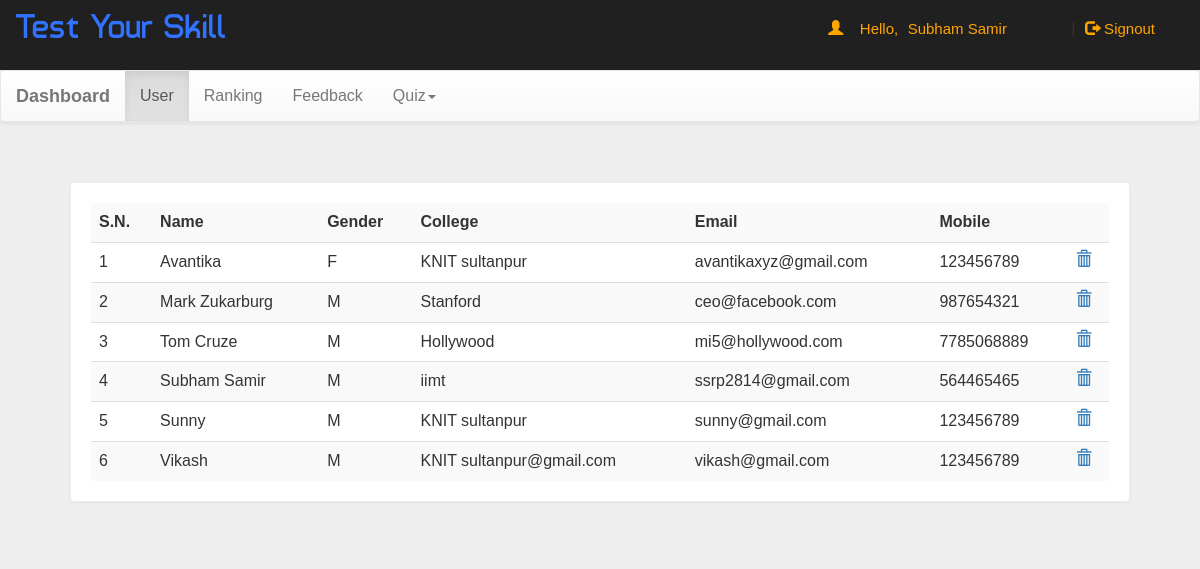
Before: /dash.php?q=1 (signed in) with the older database file.
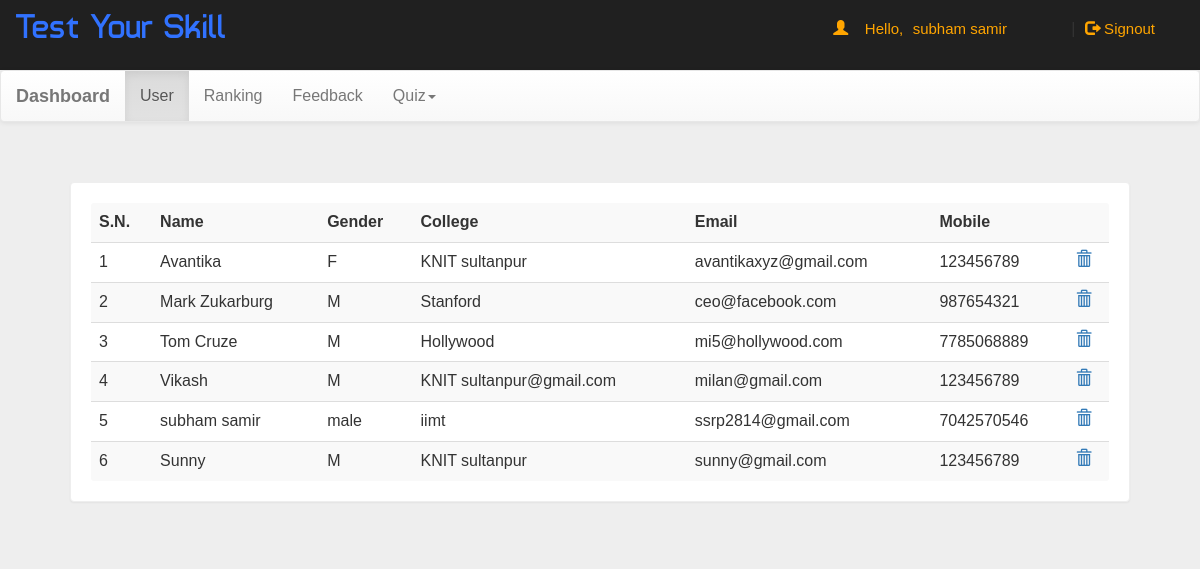
After: the same page with the newer database file.
### tables this page shows
CREATE TABLE `user` (
  `name` varchar(50) NOT NULL,
  `gender` varchar(5) NOT NULL,
  `college` varchar(100) NOT NULL,
  `email` varchar(50) NOT NULL,
  `mob` bigint(20) NOT NULL,
  `password` varchar(50) NOT NULL
);

### dash.php (the view, shortened to what this page needs)
<!DOCTYPE html PUBLIC "-//W3C//DTD XHTML 1.0 Transitional//EN" "http://www.w3.org/TR/xhtml1/DTD/xhtml1-transitional.dtd">
<html xmlns="http://www.w3.org/1999/xhtml">
<head>
<link  rel="stylesheet" href="css/bootstrap.min.css"/>
 <link  rel="stylesheet" href="css/bootstrap-theme.min.css"/>
 <link rel="stylesheet" href="css/main.css">
 <link  rel="stylesheet" href="css/font.css">
</head>
<body  style="background:#eee;">
<div class="header">
<div class="row">
<div class="col-lg-6">
<span class="logo">Test Your Skill</span></div>
<?php
 include_once 'dbConnection.php';
  if(!(isset($_SESSION['email']))){
header("location:index.php");
}
else
{
$name = $_SESSION['name'];
echo '<span class="pull-right top title1" ><span class="log1"><span class="glyphicon glyphicon-user" aria-hidden="true"></span>&nbsp;&nbsp;&nbsp;&nbsp;Hello,</span> <a href="account.php" class="log log1">'.$name.'</a>&nbsp;|&nbsp;<a href="logout.php?q=account.php" class="log"><span class="glyphicon glyphicon-log-out" aria-hidden="true"></span>&nbsp;Signout</button></a></span>';
}?>
</div></div>
<nav class="navbar navbar-default title1">
  <div class="container-fluid">
    <div class="navbar-header">
      <a class="navbar-brand" href="dash.php?q=0"><b>Dashboard</b></a>
    </div>
    <div class="collapse navbar-collapse" id="bs-example-navbar-collapse-1">
      <ul class="nav navbar-nav">
        <li <?php if(@$_GET['q']==1) echo'class="active"'; ?>><a href="dash.php?q=1">User</a></li>
		<li <?php if(@$_GET['q']==2) echo'class="active"'; ?>><a href="dash.php?q=2">Ranking</a></li>
		<li <?php if(@$_GET['q']==3) echo'class="active"'; ?>><a href="dash.php?q=3">Feedback</a></li>
        <li class="dropdown <?php if(@$_GET['q']==4 || @$_GET['q']==5) echo'active"'; ?>">
          <a href="#" class="dropdown-toggle" data-toggle="dropdown" role="button" aria-haspopup="true" aria-expanded="false">Quiz<span class="caret"></span></a>
        </li>
      </ul>
          </div>
  </div>
</nav>
<div class="container">
<div class="row">
<div class="col-md-12">
<?php if(@$_GET['q']==1) {
$result = mysqli_query($con,"SELECT * FROM user") or die('Error');
echo  '<div class="panel"><table class="table table-striped title1">
<tr><td><b>S.N.</b></td><td><b>Name</b></td><td><b>Gender</b></td><td><b>College</b></td><td><b>Email</b></td><td><b>Mobile</b></td><td></td></tr>';
$c=1;
while($row = mysqli_fetch_array($result)) {
	$name = $row['name'];
	$mob = $row['mob'];
	$gender = $row['gender'];
    $email = $row['email'];
	$college = $row['college'];
	echo '<tr><td>'.$c++.'</td><td>'.$name.'</td><td>'.$gender.'</td><td>'.$college.'</td><td>'.$email.'</td><td>'.$mob.'</td>
	<td><a title="Delete User" href="update.php?demail='.$email.'"><b><span class="glyphicon glyphicon-trash" aria-hidden="true"></span></b></a></td></tr>';
}
echo '</table></div>';
}?>
</div>
</div></div>
</body>
</html>

### css/main.css (style rules this page uses)
body { overflow-x:hidden; width:100%; font: 15px "Century Gothic", "Times Roman", sans-serif; background:#eee; min-height:550px; background-attachment:fixed; }
.panel { border-color:#eee; margin:40px; padding:20px; font: 15px "Century Gothic", "Times Roman", sans-serif; }
.header { background:#202020; height:70px; }
.logo { font-family:'typo'; font-size:35px; color:#3172ff; margin:15px; }
.title1 { font: 16px "Century Gothic", "Times Roman", sans-serif; }
.top { margin-top:20px; }
.log1 { font: 15px 'Ubuntu', sans-serif; color:orange; margin-left:10px; }
.log { margin:10px; margin-right:60px; margin-left:5px; color:orange; text-decoration:none; font-size:20px; font-size:15px; }

Changed rows visible on the page:
removed user: name "Vikash", gender "M", college "KNIT sultanpur@gmail.com", email "vikash@gmail.com", mob "123456789"
added user: name "Vikash", gender "M", college "KNIT sultanpur@gmail.com", email "milan@gmail.com", mob "123456789"
changed user "iimt": name "Subham Samir" → "subham samir"; gender "M" → "male"; mob "564465465" → "7042570546"
Other visible differences:
$name: "Subham Samir" → "subham samir"
